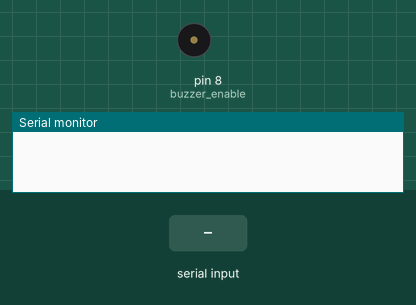
This sketch was run on a simulated Arduino Uno, built with avr-gcc and run on an emulated ATmega328P. On the bench: buzzer (waves = sounding, pin HIGH), the last lines printed to the serial monitor. Inputs (shaded band) come from the test bench.

Above: at 1.2 s.
1.3 s: ",\n" received over the second serial link
At 2.1 s:
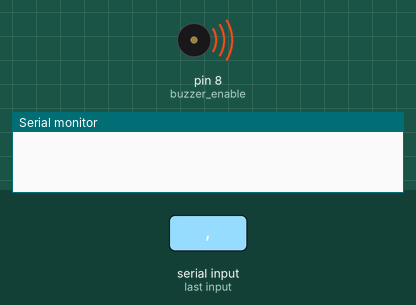
3.8 s: ">\n" received over the second serial link
At 6.0 s:
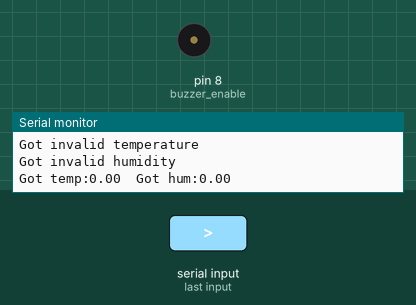
6.3 s: "0\n" received over the second serial link
At 7.1 s:
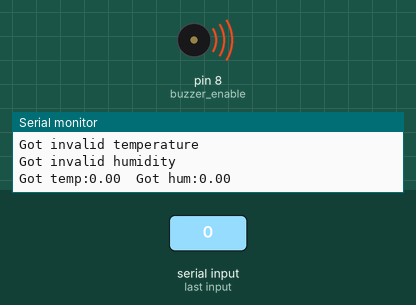
Timing chart, 0 to 9.3 s (numbered marks = the images above; inputs shaded):
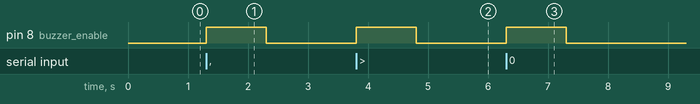

Measured:
- after the input at 1.3 s, pin 8 (buzzer_enable): LOW → HIGH at once, → LOW 1.0 s later
- after the input at 3.8 s, pin 8 (buzzer_enable): LOW → HIGH at once, → LOW 1.0 s later
- after the input at 6.3 s, pin 8 (buzzer_enable): LOW → HIGH at once, → LOW 1.0 s later

The sketch:

arduino_side.ino
```cpp
#include<SoftwareSerial.h>
SoftwareSerial SUART(2, 3);
/*
Reset: Pin 4 is the reset pin, which can be used to restart the 555’s
timing operation. Like the trigger input, reset is an active low input.
Thus, pin 4 must be connected to the supply voltage for the 555 timer
to operate. If pin 4 is momentarily grounded, the 555 timer’s operation
is interrupted and won’t start again until it’s triggered again via pin 2.*/
#define buzzer_enable 8

void setup()
{
  pinMode(buzzer_enable,OUTPUT);
  digitalWrite(buzzer_enable,LOW);
  Serial.begin(115200); //enable Serial Monitor
  SUART.begin(115200); //enable SUART Port

}
float temperature;
float humidity;

void loop()
{
  /* Read serial data and update the global temp and hum variables */
  if (SUART.available() != 0){
    digitalWrite(buzzer_enable,HIGH);
    String message = SUART.readString();
    Serial.println(message);
    if(message != "\n"){
      update_data(message);

      Serial.print("Got temp:");
      Serial.print(temperature);
      Serial.print("\tGot hum:");
      Serial.println(humidity);
    }
  }
  else
    digitalWrite(buzzer_enable,LOW);
}

void update_data(String message){
  float auxTemp, auxHum;
  auxTemp = (message.substring(message.lastIndexOf("<") + 1,message.indexOf(","))).toFloat();
  auxHum = (message.substring(message.indexOf(",") + 1,message.indexOf(">"))).toFloat();

  if(auxTemp < -20 || auxTemp > 60 || auxTemp == 0.00){
    Serial.println("Got invalid temperature");
  }
  else
    temperature = auxTemp;

  if(auxHum <= 0 || auxHum >= 100 || auxHum == 0.00){
    Serial.println("Got invalid humidity");
  }
  else
    humidity = auxHum;
}
```
